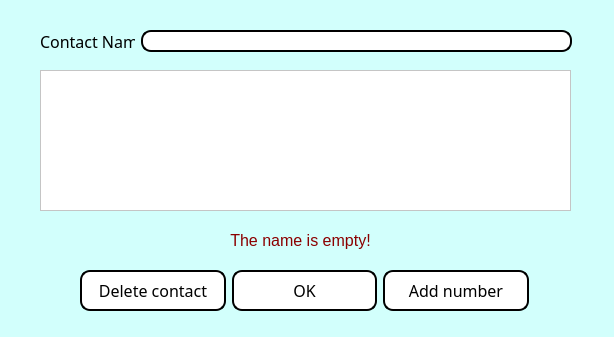
<?xml version="1.0" encoding="UTF-8"?>
<ui version="4.0">
 <class>editContactDialog</class>
 <widget class="QDialog" name="editContactDialog">
  <property name="geometry">
   <rect>
    <x>0</x>
    <y>0</y>
    <width>614</width>
    <height>337</height>
   </rect>
  </property>
  <property name="windowTitle">
   <string>Edit the contact</string>
  </property>
  <property name="styleSheet">
   <string notr="true">background-color:  rgb(210, 255, 252);</string>
  </property>
  <widget class="QLineEdit" name="nameLine">
   <property name="geometry">
    <rect>
     <x>141</x>
     <y>30</y>
     <width>431</width>
     <height>22</height>
    </rect>
   </property>
   <property name="styleSheet">
    <string notr="true">background-color: white;
border-radius: 10px;
border: 2px solid black;</string>
   </property>
  </widget>
  <widget class="QLabel" name="nameLabel">
   <property name="geometry">
    <rect>
     <x>40</x>
     <y>30</y>
     <width>95</width>
     <height>22</height>
    </rect>
   </property>
   <property name="font">
    <font>
     <family>Franklin Gothic Book</family>
     <pointsize>12</pointsize>
    </font>
   </property>
   <property name="text">
    <string>Contact Name</string>
   </property>
  </widget>
  <widget class="QScrollArea" name="scrollArea">
   <property name="geometry">
    <rect>
     <x>40</x>
     <y>70</y>
     <width>531</width>
     <height>141</height>
    </rect>
   </property>
   <property name="styleSheet">
    <string notr="true">background-color: white;</string>
   </property>
   <property name="widgetResizable">
    <bool>true</bool>
   </property>
   <widget class="QWidget" name="scrollAreaNumbers">
    <property name="geometry">
     <rect>
      <x>0</x>
      <y>0</y>
      <width>529</width>
      <height>139</height>
     </rect>
    </property>
   </widget>
  </widget>
  <widget class="QLabel" name="wrongNumber">
   <property name="geometry">
    <rect>
     <x>130</x>
     <y>230</y>
     <width>341</width>
     <height>21</height>
    </rect>
   </property>
   <property name="font">
    <font>
     <pointsize>12</pointsize>
    </font>
   </property>
   <property name="styleSheet">
    <string notr="true">color: darkred;</string>
   </property>
   <property name="text">
    <string>Invalid input to phone numbers!</string>
   </property>
   <property name="alignment">
    <set>Qt::AlignCenter</set>
   </property>
  </widget>
  <widget class="QLabel" name="emptyNumber">
   <property name="enabled">
    <bool>true</bool>
   </property>
   <property name="geometry">
    <rect>
     <x>130</x>
     <y>230</y>
     <width>341</width>
     <height>21</height>
    </rect>
   </property>
   <property name="font">
    <font>
     <pointsize>12</pointsize>
    </font>
   </property>
   <property name="styleSheet">
    <string notr="true">color: darkred;</string>
   </property>
   <property name="text">
    <string>The number is empty!</string>
   </property>
   <property name="alignment">
    <set>Qt::AlignCenter</set>
   </property>
  </widget>
  <widget class="QLabel" name="emptyName">
   <property name="enabled">
    <bool>true</bool>
   </property>
   <property name="geometry">
    <rect>
     <x>130</x>
     <y>230</y>
     <width>341</width>
     <height>21</height>
    </rect>
   </property>
   <property name="font">
    <font>
     <pointsize>12</pointsize>
    </font>
   </property>
   <property name="styleSheet">
    <string notr="true">color: darkred;</string>
   </property>
   <property name="text">
    <string>The name is empty!</string>
   </property>
   <property name="alignment">
    <set>Qt::AlignCenter</set>
   </property>
  </widget>
  <widget class="QPushButton" name="addNumberButton">
   <property name="geometry">
    <rect>
     <x>383</x>
     <y>270</y>
     <width>146</width>
     <height>41</height>
    </rect>
   </property>
   <property name="font">
    <font>
     <family>Franklin Gothic Book</family>
     <pointsize>12</pointsize>
    </font>
   </property>
   <property name="styleSheet">
    <string notr="true">background-color: white;
border: 2px solid black;
border-radius: 10px;</string>
   </property>
   <property name="text">
    <string>Add number</string>
   </property>
  </widget>
  <widget class="QPushButton" name="OKButon">
   <property name="geometry">
    <rect>
     <x>232</x>
     <y>270</y>
     <width>145</width>
     <height>41</height>
    </rect>
   </property>
   <property name="font">
    <font>
     <family>Franklin Gothic Book</family>
     <pointsize>12</pointsize>
    </font>
   </property>
   <property name="styleSheet">
    <string notr="true">background-color: white;
border: 2px solid black;
border-radius: 10px;</string>
   </property>
   <property name="text">
    <string>OK</string>
   </property>
  </widget>
  <widget class="QPushButton" name="deleteButton">
   <property name="geometry">
    <rect>
     <x>80</x>
     <y>270</y>
     <width>146</width>
     <height>41</height>
    </rect>
   </property>
   <property name="font">
    <font>
     <family>Franklin Gothic Book</family>
     <pointsize>12</pointsize>
    </font>
   </property>
   <property name="styleSheet">
    <string notr="true">background-color: white;
border: 2px solid black;
border-radius: 10px;</string>
   </property>
   <property name="text">
    <string>Delete contact</string>
   </property>
  </widget>
 </widget>
 <resources/>
 <connections/>
</ui>
